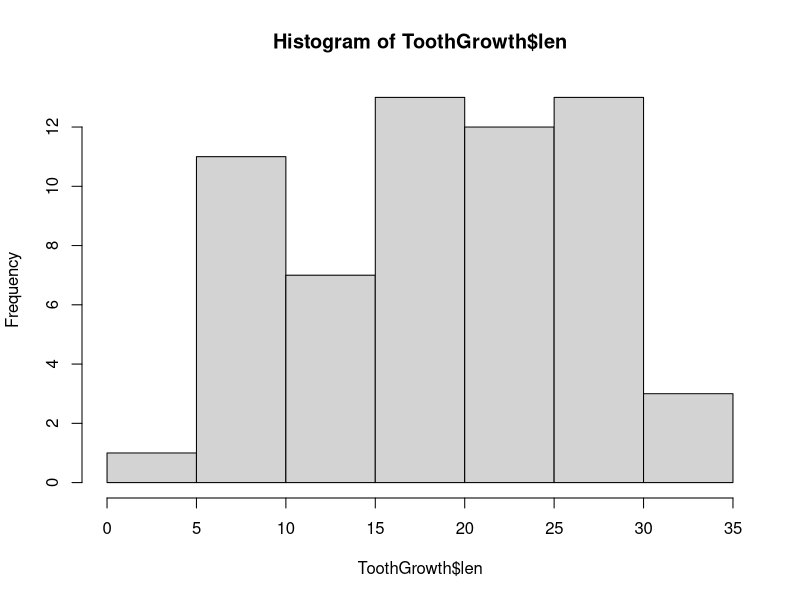
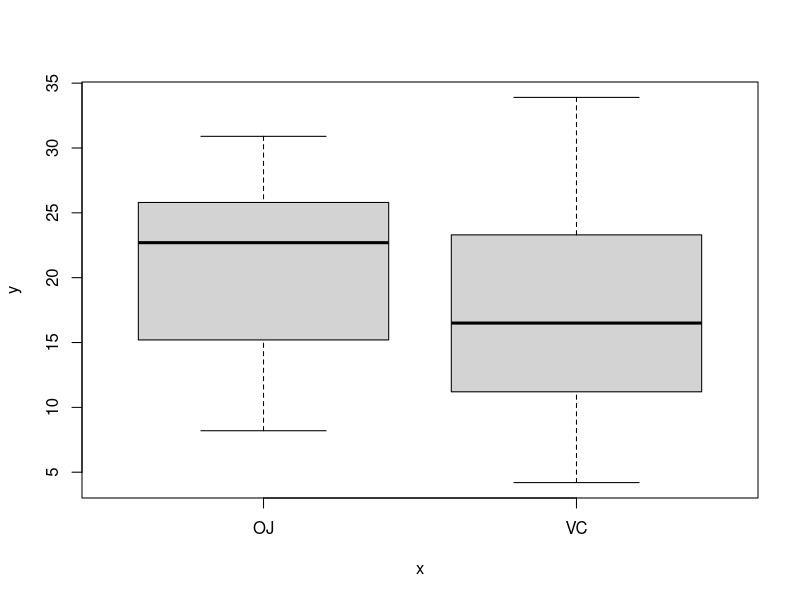
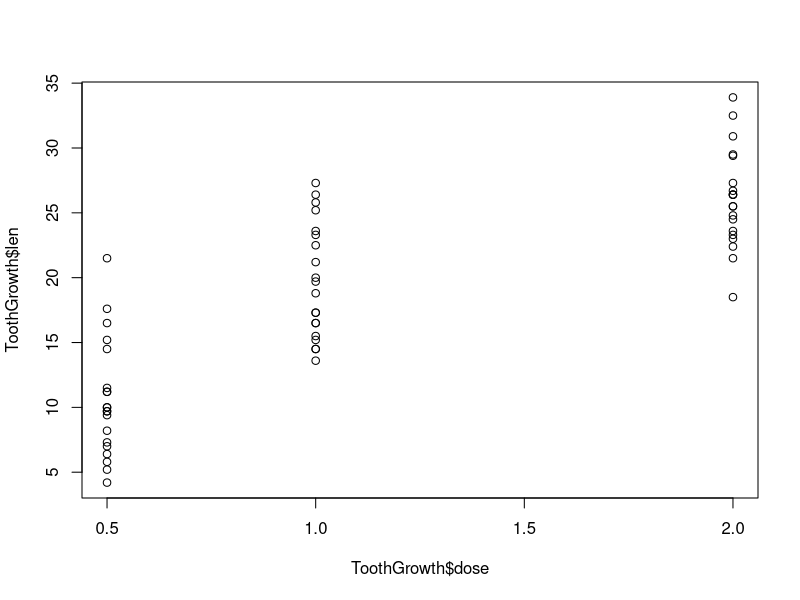

R code for these plots, in order:
## ---- chunk 1
data("ToothGrowth")
str(ToothGrowth)
summary(ToothGrowth)
## ---- chunk 2
hist(ToothGrowth$len)
## ---- chunk 3
plot(ToothGrowth$supp,ToothGrowth$len)
## ---- chunk 4
plot(ToothGrowth$dose,ToothGrowth$len)
## ---- chunk 5
lenOfOJ <- ToothGrowth$len[ToothGrowth$supp=="OJ"]
lenOfVC <- ToothGrowth$len[ToothGrowth$supp=="VC"]
t.test(lenOfOJ,lenOfVC)
## ---- chunk 6
lenOfDoseHalf <- ToothGrowth$len[ToothGrowth$dose==.5]
lenOfDose1 <- ToothGrowth$len[ToothGrowth$dose==1]
lenOfDose2 <- ToothGrowth$len[ToothGrowth$dose==2]
t.test(lenOfDose1,lenOfDose2)
t.test(lenOfDose1,lenOfDoseHalf)
